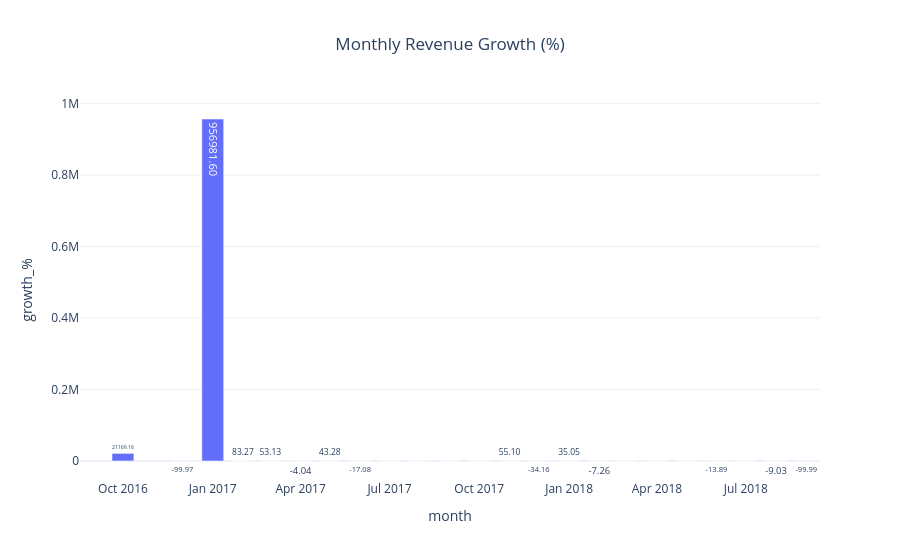

Notebook cell for this chart:
### Code cell
fig = px.bar(

monthly_revenue,

x="month",

y="growth_%",

title="Monthly Revenue Growth (%)",

text_auto=".2f"

)

fig.update_layout(

template="plotly_white",

title_x=0.5

)

fig.show()

### Figure 1 — Plotly figure (JSON) as saved in the notebook; plotly's stock layout.template omitted (floating-point values rounded to 4 significant figures)
{"data": [{"hovertemplate": "month=%{x}<br>growth_%=%{y}<extra></extra>", "legendgroup": "", "marker": {"color": "#636efa", "pattern": {"shape": ""}}, "name": "", "orientation": "v", "showlegend": false, "textposition": "auto", "texttemplate": "%{y:.2f}", "type": "bar", "x": ["2016-09", "2016-10", "2016-12", "2017-01", "2017-02", "2017-03", "2017-04", "2017-05", "2017-06", "2017-07", "2017-08", "2017-09", "2017-10", "2017-11", "2017-12", "2018-01", "2018-02", "2018-03", "2018-04", "2018-05", "2018-06", "2018-07", "2018-08", "2018-09"], "xaxis": "x", "y": [NaN, 21170.0, -99.97, 957000.0, 83.27, 53.13, -4.041, 43.28, -17.08, 22.73, 18.01, 16.75, 0.5237, 55.1, -34.16, 35.05, -7.265, 12.98, 1.437, 0.679, -13.89, 4.17, -9.03, -99.99], "yaxis": "y"}], "layout": {"barmode": "relative", "legend": {"tracegroupgap": 0}, "title": {"text": "Monthly Revenue Growth (%)", "x": 0.5}, "xaxis": {"anchor": "y", "domain": [0, 1], "title": {"text": "month"}}, "yaxis": {"anchor": "x", "domain": [0, 1], "title": {"text": "growth_%"}}}}
